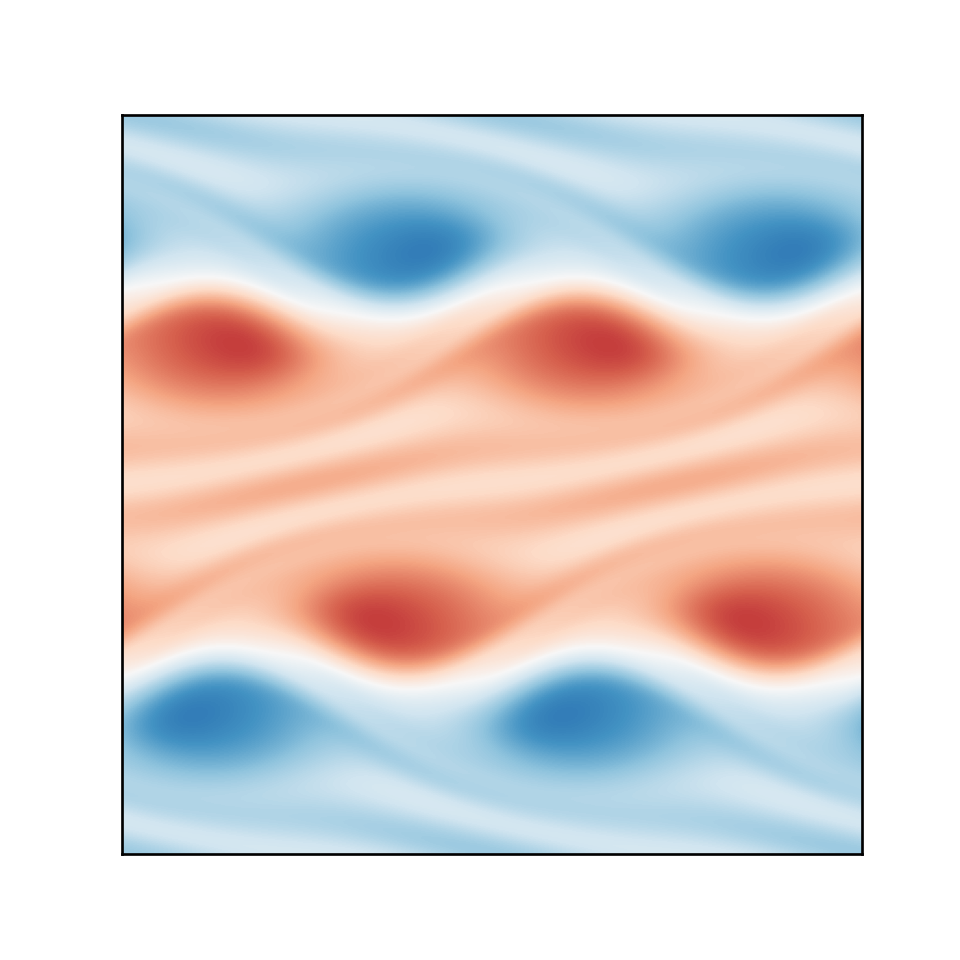

This figure's Python source:
import numpy as np
import matplotlib.pyplot as plt

"""
Create Your Own Navier-Stokes Spectral Method Simulation (With Python)
Philip Mocz (2023), @PMocz

Simulate the Navier-Stokes equations (incompressible viscous fluid) 
with a Spectral method

v_t + (v.nabla) v = nu * nabla^2 v + nabla P
div(v) = 0

"""


def poisson_solve( rho, kSq_inv ):
	""" solve the Poisson equation, given source field rho """
	V_hat = -(np.fft.fftn( rho )) * kSq_inv
	V = np.real(np.fft.ifftn(V_hat))
	return V


def diffusion_solve( v, dt, nu, kSq ):
	""" solve the diffusion equation over a timestep dt, given viscosity nu """
	v_hat = (np.fft.fftn( v )) / (1.0+dt*nu*kSq)
	v = np.real(np.fft.ifftn(v_hat))
	return v


def grad(v, kx, ky):
	""" return gradient of v """
	v_hat = np.fft.fftn(v)
	dvx = np.real(np.fft.ifftn( 1j*kx * v_hat))
	dvy = np.real(np.fft.ifftn( 1j*ky * v_hat))
	return dvx, dvy


def div(vx, vy, kx, ky):
	""" return divergence of (vx,vy) """
	dvx_x = np.real(np.fft.ifftn( 1j*kx * np.fft.fftn(vx)))
	dvy_y = np.real(np.fft.ifftn( 1j*ky * np.fft.fftn(vy)))
	return dvx_x + dvy_y


def curl(vx, vy, kx, ky):
	""" return curl of (vx,vy) """
	dvx_y = np.real(np.fft.ifftn( 1j*ky * np.fft.fftn(vx)))
	dvy_x = np.real(np.fft.ifftn( 1j*kx * np.fft.fftn(vy)))
	return dvy_x - dvx_y


def apply_dealias(f, dealias):
	""" apply 2/3 rule dealias to field f """
	f_hat = dealias * np.fft.fftn(f)
	return np.real(np.fft.ifftn( f_hat ))


def main():
	""" Navier-Stokes Simulation """
	
	# Simulation parameters
	N         = 400     # Spatial resolution
	t         = 0       # current time of the simulation
	tEnd      = 1       # time at which simulation ends
	dt        = 0.001   # timestep
	tOut      = 0.01    # draw frequency
	nu        = 0.001   # viscosity
	plotRealTime = True # switch on for plotting as the simulation goes along
	
	# Domain [0,1] x [0,1]
	L = 1    
	xlin = np.linspace(0,L, num=N+1)  # Note: x=0 & x=1 are the same point!
	xlin = xlin[0:N]                  # chop off periodic point
	xx, yy = np.meshgrid(xlin, xlin)
	
	# Intial Condition (vortex)
	vx = -np.sin(2*np.pi*yy)
	vy =  np.sin(2*np.pi*xx*2) 
	
	# Fourier Space Variables
	klin = 2.0 * np.pi / L * np.arange(-N/2, N/2)
	kmax = np.max(klin)
	kx, ky = np.meshgrid(klin, klin)
	kx = np.fft.ifftshift(kx)
	ky = np.fft.ifftshift(ky)
	kSq = kx**2 + ky**2
	kSq_inv = 1.0 / kSq
	kSq_inv[kSq==0] = 1
	
	# dealias with the 2/3 rule
	dealias = (np.abs(kx) < (2./3.)*kmax) & (np.abs(ky) < (2./3.)*kmax)
	
	# number of timesteps
	Nt = int(np.ceil(tEnd/dt))
	
	# prep figure
	fig = plt.figure(figsize=(4,4), dpi=80)
	outputCount = 1
	
	#Main Loop
	for i in range(Nt):

		# Advection: rhs = -(v.grad)v
		dvx_x, dvx_y = grad(vx, kx, ky)
		dvy_x, dvy_y = grad(vy, kx, ky)
		
		rhs_x = -(vx * dvx_x + vy * dvx_y)
		rhs_y = -(vx * dvy_x + vy * dvy_y)
		
		rhs_x = apply_dealias(rhs_x, dealias)
		rhs_y = apply_dealias(rhs_y, dealias)

		vx += dt * rhs_x
		vy += dt * rhs_y
		
		# Poisson solve for pressure
		div_v = div(rhs_x, rhs_y, kx, ky)
		P = poisson_solve( div_v, kSq_inv )
		dPx, dPy = grad(P, kx, ky)
		
		# Correction (to eliminate divergence component of velocity)
		vx += - dt * dPx
		vy += - dt * dPy
		
		# Diffusion solve (implicit)
		vx = diffusion_solve( vx, dt, nu, kSq )
		vy = diffusion_solve( vy, dt, nu, kSq )
		
		# vorticity (for plotting)
		wz = curl(vx, vy, kx, ky)
		
		# update time
		t += dt
		print(t)
		
		# plot in real time
		plotThisTurn = False
		if t + dt > outputCount*tOut:
			plotThisTurn = True
		if (plotRealTime and plotThisTurn) or (i == Nt-1):
			
			plt.cla()
			plt.imshow(wz, cmap = 'RdBu')
			plt.clim(-20,20)
			ax = plt.gca()
			ax.invert_yaxis()
			ax.get_xaxis().set_visible(False)
			ax.get_yaxis().set_visible(False)	
			ax.set_aspect('equal')	
			plt.pause(0.001)
			outputCount += 1
			
			
	# Save figure
	plt.savefig('navier-stokes-spectral.png',dpi=240)
	plt.show()
	
	return 0
	


if __name__== "__main__":
  main()
